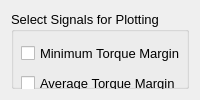
    <widget class="QWidget" name="tab_4">
     <attribute name="title">
      <string>Results</string>
     </attribute>
     <layout class="QGridLayout" name="gridLayout_8">
      <item row="0" column="0">
       <widget class="QGroupBox" name="groupBox_22">
        <property name="font">
         <font>
          <pointsize>10</pointsize>
         </font>
        </property>
        <property name="title">
         <string>Select Signals for Plotting</string>
        </property>
        <widget class="QCheckBox" name="MinTrqMargin_Percent">
         <property name="geometry">
          <rect>
           <x>10</x>
           <y>30</y>
           <width>351</width>
           <height>24</height>
          </rect>
         </property>
         <property name="text">
          <string>Minimum Torque Margin</string>
         </property>
        </widget>
        <widget class="QCheckBox" name="MeanTrqMargin_Percent">
         <property name="geometry">
          <rect>
           <x>10</x>
           <y>60</y>
           <width>351</width>
           <height>24</height>
          </rect>
         </property>
         <property name="text">
          <string>Average Torque Margin</string>
         </property>
        </widget>
        <widget class="QCheckBox" name="MinEffMtr_Percent">
         <property name="geometry">
          <rect>
           <x>10</x>
           <y>90</y>
           <width>351</width>
           <height>24</height>
          </rect>
         </property>
         <property name="text">
          <string>Minimum Efficiency</string>
         </property>
        </widget>
        <widget class="QCheckBox" name="MeanEffMtr_Percent">
         <property name="geometry">
          <rect>
           <x>10</x>
           <y>120</y>
           <width>351</width>
           <height>24</height>
          </rect>
         </property>
         <property name="text">
          <string>Average Efficiency</string>
         </property>
        </widget>
        <widget class="QCheckBox" name="Weight_kg">
         <property name="geometry">
          <rect>
           <x>10</x>
           <y>150</y>
           <width>351</width>
           <height>24</height>
          </rect>
         </property>
         <property name="text">
          <string>Motor Weight</string>
         </property>
        </widget>
        <widget class="QCheckBox" name="VDC_2">
         <property name="geometry">
          <rect>
           <x>10</x>
           <y>180</y>
           <width>351</width>
           <height>24</height>
          </rect>
         </property>
         <property name="text">
          <string>Phase Voltage</string>
         </property>
        </widget>
        <widget class="QCheckBox" name="MagVol_m3">
         <property name="geometry">
          <rect>
           <x>10</x>
           <y>210</y>
           <width>351</width>
           <height>24</height>
          </rect>
         </property>
         <property name="text">
          <string>Magnet Volume</string>
         </property>
        </widget>
        <widget class="QCheckBox" name="R_MtrLength_m">
         <property name="geometry">
          <rect>
           <x>10</x>
           <y>240</y>
           <width>351</width>
           <height>24</height>
          </rect>
         </property>
         <property name="text">
          <string>Motor Length</string>
         </property>
        </widget>
        <widget class="QCheckBox" name="R_LaminatR_m">
         <property name="geometry">
          <rect>
           <x>10</x>
           <y>270</y>
           <width>351</width>
           <height>24</height>
          </rect>
         </property>
         <property name="text">
          <string>Motor Radius</string>
         </property>
        </widget>
        <widget class="QCheckBox" name="MaxTotalLoss_W">
         <property name="geometry">
          <rect>
           <x>10</x>
           <y>300</y>
           <width>351</width>
           <height>24</height>
          </rect>
         </property>
         <property name="text">
          <string>Maximum Motor Loss</string>
         </property>
        </widget>
        <widget class="QComboBox" name="dropdown1">
         <property name="geometry">
          <rect>
           <x>10</x>
           <y>330</y>
           <width>271</width>
           <height>21</height>
          </rect>
         </property>
         <item>
          <property name="text">
           <string># of pole pairs</string>
          </property>
         </item>
         <item>
          <property name="text">
           <string>Radial length of magnet</string>
          </property>
         </item>
         <item>
          <property name="text">
           <string>Wire copper radius</string>
          </property>
         </item>
         <item>
          <property name="text">
           <string>Fill factor</string>
          </property>
         </item>
         <item>
          <property name="text">
           <string>Lamination tooth tip and wedge thickness</string>
          </property>
         </item>
         <item>
          <property name="text">
           <string>Lamination slot liner thickness</string>
          </property>
         </item>
         <item>
          <property name="text">
           <string>Gear ratio</string>
          </property>
         </item>
         <item>
          <property name="text">
           <string>Magnet backiron inner radius</string>
          </property>
         </item>
         <item>
          <property name="text">
           <string>Magnet backiron outer radius</string>
          </property>
         </item>
         <item>
          <property name="text">
           <string>Tooth width</string>
          </property>
         </item>
         <item>
          <property name="text">
           <string>Lamination tooth tip radius</string>
          </property>
         </item>
         <item>
          <property name="text">
           <string>Lamination slot radius</string>
          </property>
         </item>
         <item>
          <property name="text">
           <string>Magnet inner radius</string>
          </property>
         </item>
         <item>
          <property name="text">
           <string>Backiron thickness, lamination</string>
          </property>
         </item>
         <item>
          <property name="text">
           <string>Backiron thickness, magnet assembly</string>
          </property>
         </item>
         <item>
          <property name="text">
           <string>Lamination slot outer</string>
          </property>
         </item>
         <item>
          <property name="text">
           <string>Lamination slot area</string>
          </property>
         </item>
         <item>
          <property name="text">
           <string>Winding Slot area</string>
          </property>
         </item>
         <item>
          <property name="text">
           <string>Arc length of lamination ID</string>
          </property>
         </item>
         <item>
          <property name="text">
           <string>Arc length of one tooth pitch</string>
          </property>
         </item>
         <item>
          <property name="text">
           <string>Approx width of slot opening</string>
          </property>
         </item>
         <item>
          <property name="text">
           <string># of turns</string>
          </property>
         </item>
         <item>
          <property name="text">
           <string>Actual flux density</string>
          </property>
         </item>
         <item>
          <property name="text">
           <string>Actual coil flux</string>
          </property>
         </item>
         <item>
          <property name="text">
           <string>Rated Torque per phase</string>
          </property>
         </item>
         <item>
          <property name="text">
           <string>Torque constant</string>
          </property>
         </item>
         <item>
          <property name="text">
           <string>BackEMF constant</string>
          </property>
         </item>
         <item>
          <property name="text">
           <string>Phase inductance</string>
          </property>
         </item>
         <item>
          <property name="text">
           <string>Phase resistance</string>
          </property>
         </item>
         <item>
          <property name="text">
           <string>Inertia</string>
          </property>
         </item>
         <item>
          <property name="text">
           <string>torque/inertia</string>
          </property>
         </item>
         <item>
          <property name="text">
           <string>Motor volume</string>
          </property>
         </item>
         <item>
          <property name="text">
           <string>Stator surface area</string>
          </property>
         </item>
         <item>
          <property name="text">
           <string>Fe weight</string>
          </property>
         </item>
         <item>
          <property name="text">
           <string>Cu weight</string>
          </property>
         </item>
         <item>
          <property name="text">
           <string>Rotor weight</string>
          </property>
         </item>
         <item>
          <property name="text">
           <string>Current density</string>
          </property>
         </item>
         <item>
          <property name="text">
           <string>Mean resistive losses</string>
          </property>
         </item>
         <item>
          <property name="text">
           <string>Mean back iron losses</string>
          </property>
         </item>
         <item>
          <property name="text">
           <string>Mean fluid losses</string>
          </property>
         </item>
        </widget>
        <widget class="QComboBox" name="dropdown2">
         <property name="geometry">
          <rect>
           <x>10</x>
           <y>360</y>
           <width>271</width>
           <height>21</height>
          </rect>
         </property>
         <item>
          <property name="text">
           <string># of pole pairs</string>
          </property>
         </item>
         <item>
          <property name="text">
           <string>Radial length of magnet</string>
          </property>
         </item>
         <item>
          <property name="text">
           <string>Wire copper radius</string>
          </property>
         </item>
         <item>
          <property name="text">
           <string>Fill factor</string>
          </property>
         </item>
         <item>
          <property name="text">
           <string>Lamination tooth tip and wedge thickness</string>
          </property>
         </item>
         <item>
          <property name="text">
           <string>Lamination slot liner thickness</string>
          </property>
         </item>
         <item>
          <property name="text">
           <string>Gear ratio</string>
          </property>
         </item>
         <item>
          <property name="text">
           <string>Magnet backiron inner radius</string>
          </property>
         </item>
         <item>
          <property name="text">
           <string>Magnet backiron outer radius</string>
          </property>
         </item>
         <item>
          <property name="text">
           <string>Tooth width</string>
          </property>
         </item>
         <item>
          <property name="text">
           <string>Lamination tooth tip radius</string>
          </property>
         </item>
         <item>
          <property name="text">
           <string>Lamination slot radius</string>
          </property>
         </item>
         <item>
          <property name="text">
           <string>Magnet inner radius</string>
          </property>
         </item>
         <item>
          <property name="text">
           <string>Backiron thickness, lamination</string>
          </property>
         </item>
         <item>
          <property name="text">
           <string>Backiron thickness, magnet assembly</string>
          </property>
         </item>
         <item>
          <property name="text">
           <string>Lamination slot outer</string>
          </property>
         </item>
         <item>
          <property name="text">
           <string>Lamination slot area</string>
          </property>
         </item>
         <item>
          <property name="text">
           <string>Winding Slot area</string>
          </property>
         </item>
         <item>
          <property name="text">
           <string>Arc length of lamination ID</string>
          </property>
         </item>
         <item>
          <property name="text">
           <string>Arc length of one tooth pitch</string>
          </property>
         </item>
         <item>
          <property name="text">
           <string>Approx width of slot opening</string>
          </property>
         </item>
         <item>
          <property name="text">
           <string># of turns</string>
          </property>
         </item>
         <item>
          <property name="text">
           <string>Actual flux density</string>
          </property>
         </item>
         <item>
          <property name="text">
           <string>Actual coil flux</string>
          </property>
         </item>
         <item>
          <property name="text">
           <string>Rated Torque per phase</string>
          </property>
         </item>
         <item>
          <property name="text">
           <string>Torque constant</string>
          </property>
         </item>
         <item>
          <property name="text">
           <string>BackEMF constant</string>
          </property>
         </item>
         <item>
          <property name="text">
           <string>Phase inductance</string>
          </property>
         </item>
         <item>
          <property name="text">
           <string>Phase resistance</string>
          </property>
         </item>
         <item>
          <property name="text">
           <string>Inertia</string>
          </property>
         </item>
         <item>
          <property name="text">
           <string>torque/inertia</string>
          </property>
         </item>
         <item>
          <property name="text">
           <string>Motor volume</string>
          </property>
         </item>
         <item>
          <property name="text">
           <string>Stator surface area</string>
          </property>
         </item>
         <item>
          <property name="text">
           <string>Fe weight</string>
          </property>
         </item>
         <item>
          <property name="text">
           <string>Cu weight</string>
          </property>
         </item>
         <item>
          <property name="text">
           <string>Rotor weight</string>
          </property>
         </item>
         <item>
          <property name="text">
           <string>Current density</string>
          </property>
         </item>
         <item>
          <property name="text">
           <string>Mean resistive losses</string>
          </property>
         </item>
         <item>
          <property name="text">
           <string>Mean back iron losses</string>
          </property>
         </item>
         <item>
          <property name="text">
           <string>Mean fluid losses</string>
          </property>
         </item>
        </widget>
        <widget class="QComboBox" name="dropdown3">
         <property name="geometry">
          <rect>
           <x>10</x>
           <y>390</y>
           <width>271</width>
           <height>21</height>
          </rect>
         </property>
         <item>
          <property name="text">
           <string># of pole pairs</string>
          </property>
         </item>
         <item>
          <property name="text">
           <string>Radial length of magnet</string>
          </property>
         </item>
         <item>
          <property name="text">
           <string>Wire copper radius</string>
          </property>
         </item>
         <item>
          <property name="text">
           <string>Fill factor</string>
          </property>
         </item>
         <item>
          <property name="text">
           <string>Lamination tooth tip and wedge thickness</string>
          </property>
         </item>
         <item>
          <property name="text">
           <string>Lamination slot liner thickness</string>
          </property>
         </item>
         <item>
          <property name="text">
           <string>Gear ratio</string>
          </property>
         </item>
         <item>
          <property name="text">
           <string>Magnet backiron inner radius</string>
          </property>
         </item>
         <item>
          <property name="text">
           <string>Magnet backiron outer radius</string>
          </property>
         </item>
         <item>
          <property name="text">
           <string>Tooth width</string>
          </property>
         </item>
         <item>
          <property name="text">
           <string>Lamination tooth tip radius</string>
          </property>
         </item>
         <item>
          <property name="text">
           <string>Lamination slot radius</string>
          </property>
         </item>
         <item>
          <property name="text">
           <string>Magnet inner radius</string>
          </property>
         </item>
         <item>
          <property name="text">
           <string>Backiron thickness, lamination</string>
          </property>
         </item>
         <item>
          <property name="text">
           <string>Backiron thickness, magnet assembly</string>
          </property>
         </item>
         <item>
          <property name="text">
           <string>Lamination slot outer</string>
          </property>
         </item>
         <item>
          <property name="text">
           <string>Lamination slot area</string>
          </property>
         </item>
         <item>
          <property name="text">
           <string>Winding Slot area</string>
          </property>
         </item>
         <item>
          <property name="text">
           <string>Arc length of lamination ID</string>
          </property>
         </item>
         <item>
          <property name="text">
           <string>Arc length of one tooth pitch</string>
          </property>
         </item>
         <item>
          <property name="text">
           <string>Approx width of slot opening</string>
          </property>
         </item>
         <item>
          <property name="text">
           <string># of turns</string>
          </property>
         </item>
         <item>
          <property name="text">
           <string>Actual flux density</string>
          </property>
         </item>
         <item>
          <property name="text">
           <string>Actual coil flux</string>
          </property>
         </item>
         <item>
          <property name="text">
           <string>Rated Torque per phase</string>
          </property>
         </item>
         <item>
          <property name="text">
           <string>Torque constant</string>
          </property>
         </item>
         <item>
          <property name="text">
           <string>BackEMF constant</string>
          </property>
         </item>
         <item>
          <property name="text">
           <string>Phase inductance</string>
          </property>
         </item>
         <item>
          <property name="text">
           <string>Phase resistance</string>
          </property>
         </item>
         <item>
          <property name="text">
           <string>Inertia</string>
          </property>
         </item>
         <item>
          <property name="text">
           <string>torque/inertia</string>
          </property>
         </item>
         <item>
          <property name="text">
           <string>Motor volume</string>
          </property>
         </item>
         <item>
          <property name="text">
           <string>Stator surface area</string>
          </property>
         </item>
         <item>
          <property name="text">
           <string>Fe weight</string>
          </property>
         </item>
         <item>
          <property name="text">
           <string>Cu weight</string>
          </property>
         </item>
         <item>
          <property name="text">
           <string>Rotor weight</string>
          </property>
         </item>
         <item>
          <property name="text">
           <string>Current density</string>
          </property>
         </item>
         <item>
          <property name="text">
           <string>Mean resistive losses</string>
          </property>
         </item>
         <item>
          <property name="text">
           <string>Mean back iron losses</string>
          </property>
         </item>
         <item>
          <property name="text">
           <string>Mean fluid losses</string>
          </property>
         </item>
        </widget>
        <widget class="QPushButton" name="ParallelPlot">
         <property name="geometry">
          <rect>
           <x>40</x>
           <y>440</y>
           <width>89</width>
           <height>28</height>
          </rect>
         </property>
         <property name="text">
          <string>Parallel Plot</string>
         </property>
        </widget>
        <widget class="QPushButton" name="ThreeDPlot">
         <property name="geometry">
          <rect>
           <x>160</x>
           <y>440</y>
           <width>89</width>
           <height>28</height>
          </rect>
         </property>
         <property name="text">
          <string>3D Plot</string>
         </property>
        </widget>
        <widget class="QLabel" name="label_18">
         <property name="geometry">
          <rect>
           <x>880</x>
           <y>450</y>
           <width>221</width>
           <height>41</height>
          </rect>
         </property>
         <property name="text">
          <string/>
         </property>
         <property name="pixmap">
          <pixmap>ParkerLogo.jpg</pixmap>
         </property>
         <property name="scaledContents">
          <bool>true</bool>
         </property>
        </widget>
       </widget>
      </item>
     </layout>
    </widget>
